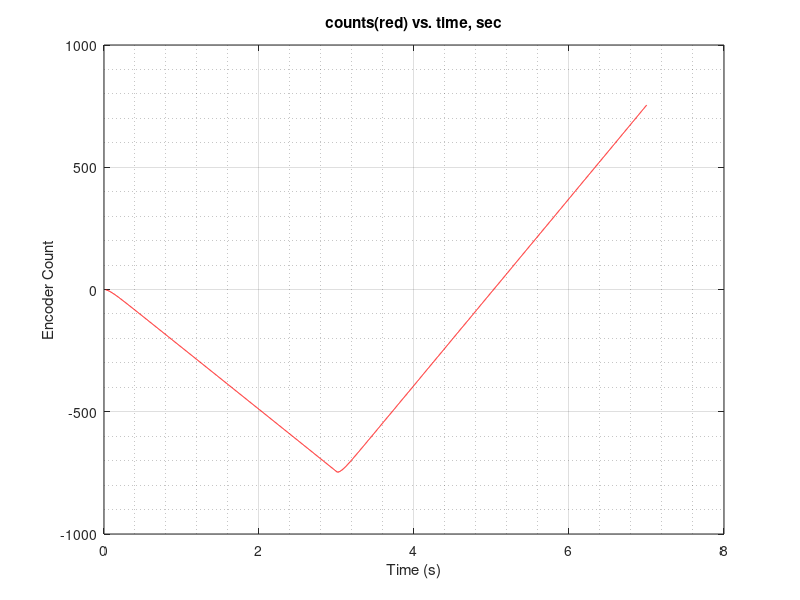
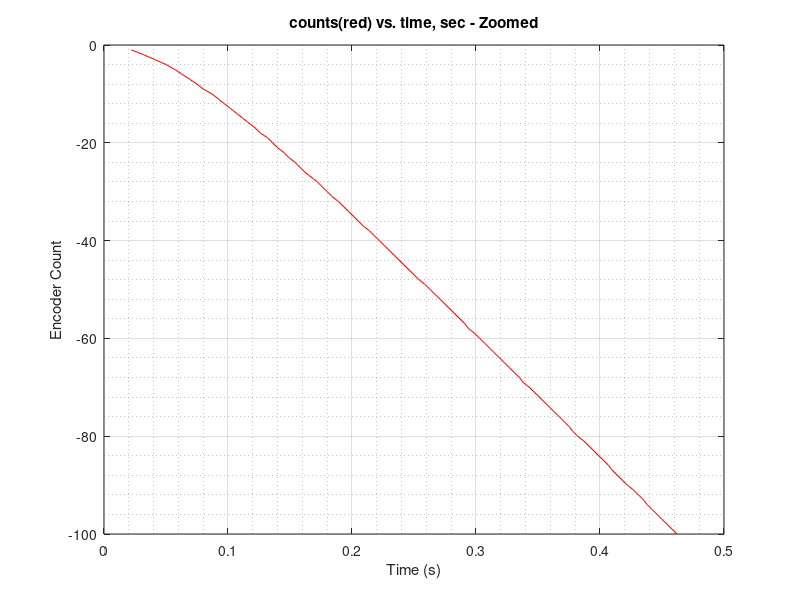
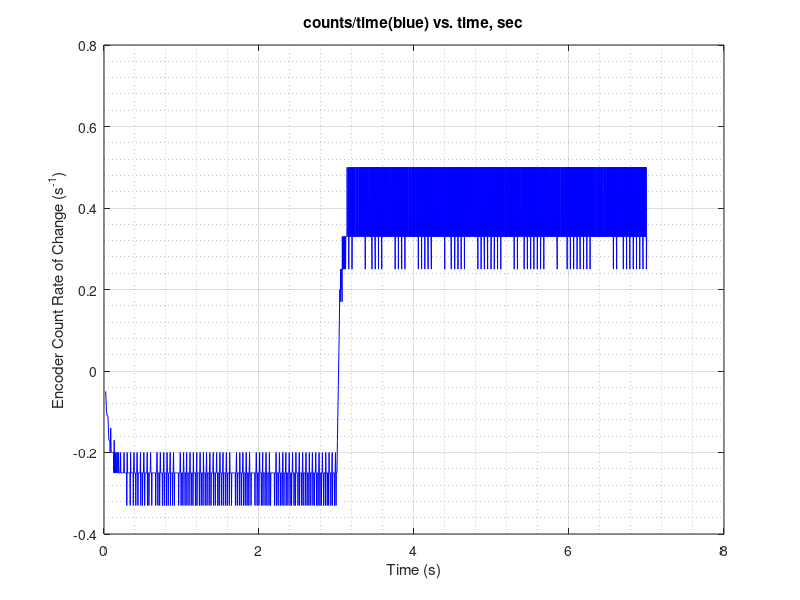
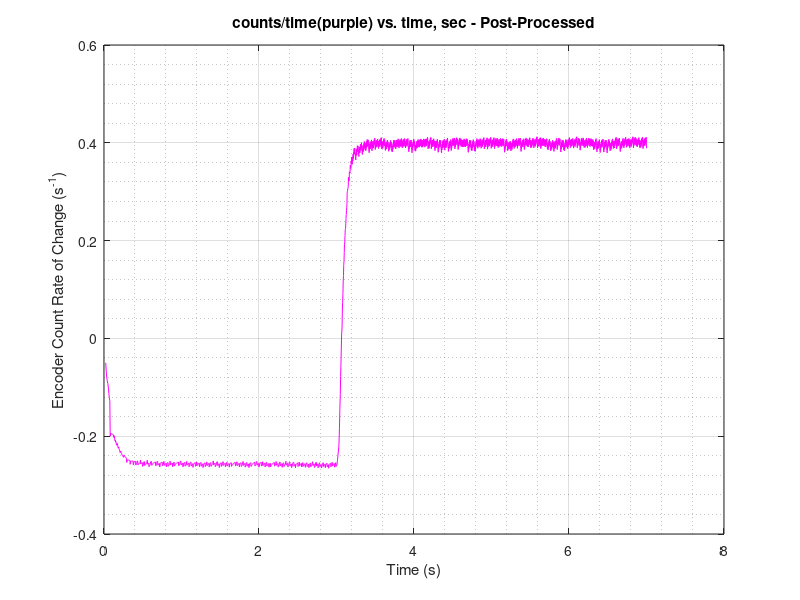

Write the MATLAB code that produced these figures, in order.
clc;clear;close all;
% ReadTxt_MEM458_Lab3_Motor_Velocity.m
fileID = fopen('lab4modData.txt','r');
formatSpec = '%d %d %f';
sizeA = [3 Inf];
A = fscanf(fileID,formatSpec,sizeA);
fclose(fileID);
n=size(A);
t=A(1,1:n(2));
x=A(2,1:n(2));
v=A(3,1:n(2));
v_old = v;
v(2)=(v(1)+v(2))/2;
v(3)=(v(2)*2+v(3))/3;
v(4)=(v(3)*3+v(4))/4;
v(5)=(v(4)*4+v(5))/5;
v(6)=(v(5)*5+v(6))/6;
v(7)=(v(6)*6+v(7))/7;
v(8)=(v(7)*7+v(8))/8;
v(9)=(v(9)*8+v(9))/9;

for i=10:1:n(2)
    v(i)=(v(i-1)*9+v(i))/10;
end

figure(501)
plot(t/1000,x,'r-')
title('counts(red) vs. time, sec')
xlabel("Time (s)")
ylabel("Encoder Count");
grid on;
grid minor;

figure(502)
plot(t(1:100)/1000,x(1:100),'r-')
title('counts(red) vs. time, sec - Zoomed')
xlabel("Time (s)")
ylabel("Encoder Count");
grid on;
grid minor;

figure(503)
plot(t/1000,v_old,'b-')
title('counts/time(blue) vs. time, sec')
xlabel("Time (s)")
ylabel("Encoder Count Rate of Change (s^{-1})");
grid on;
grid minor;

figure(510)
plot(t/1000,v,'m-')
title('counts/time(purple) vs. time, sec - Post-Processed')
xlabel("Time (s)")
ylabel("Encoder Count Rate of Change (s^{-1})");
grid on;
grid minor;

